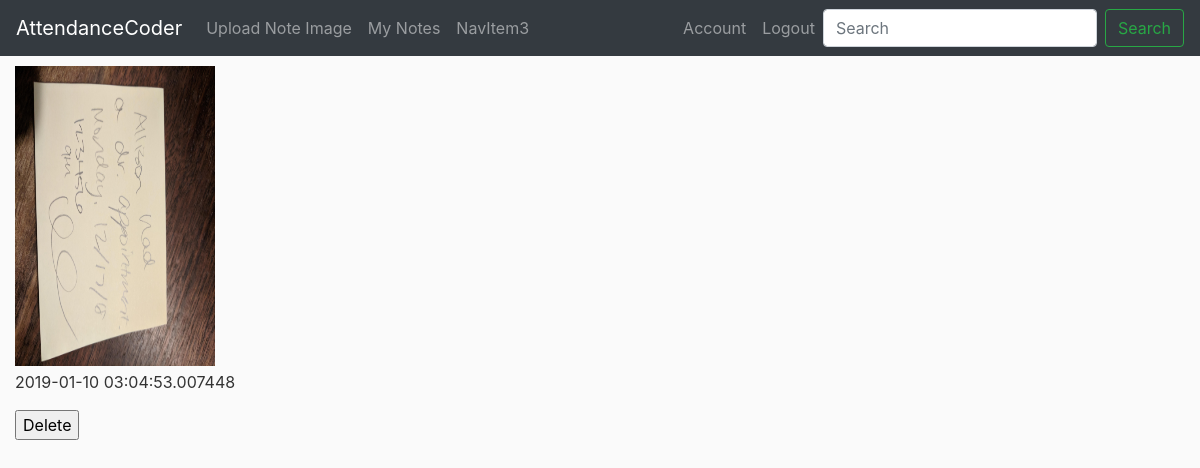
Page /notes (signed in) on the committed database.
### attendance/models.py (models this page shows, shortened)
class Note(db.Model):
    id = db.Column(db.Integer, primary_key=True)
    note_image = db.Column(db.String(20), nullable=False)
    user_id = db.Column(db.Integer, db.ForeignKey('user.id'), nullable=False)
    system_date = db.Column(db.DateTime, nullable=False, default=datetime.utcnow)
    content = db.Column(db.String(2000), nullable=True)

### attendance/routes.py (the view)
@app.route("/notes")
@login_required
def notes():
    notes = Note.query.filter_by(user_id = current_user.id)
    return render_template('notes.html', title='NOTES', notes=notes)

### attendance/models.py (called while the page is built)
@login_manager.user_loader
def load_user(user_id):
    return User.query.get(int(user_id))

### attendance/templates/notes.html
{% extends "layout.html" %}
{% block content %}
{% for note in notes %}
  <img class="note-img" src="{{ url_for('static', filename='note_images/' + note.note_image) }}" alt="">
  <p>{{ note.system_date }}</p>
  <form action="{{ url_for('delete_note', id=note.id) }}" method=post>
        <input type=submit value=Delete>
  </form>
{% endfor %}
{% endblock content %}

### attendance/static/main.css (style rules this page uses)
body { background: #fafafa; color: #333333; }
.note-img { height: 300px; width: 200px; margin-top: 10px; margin-bottom: 4px; }

### rows in the picture
Note: note_image (picture), system_date "2019-01-10 03:04:53.007448"
